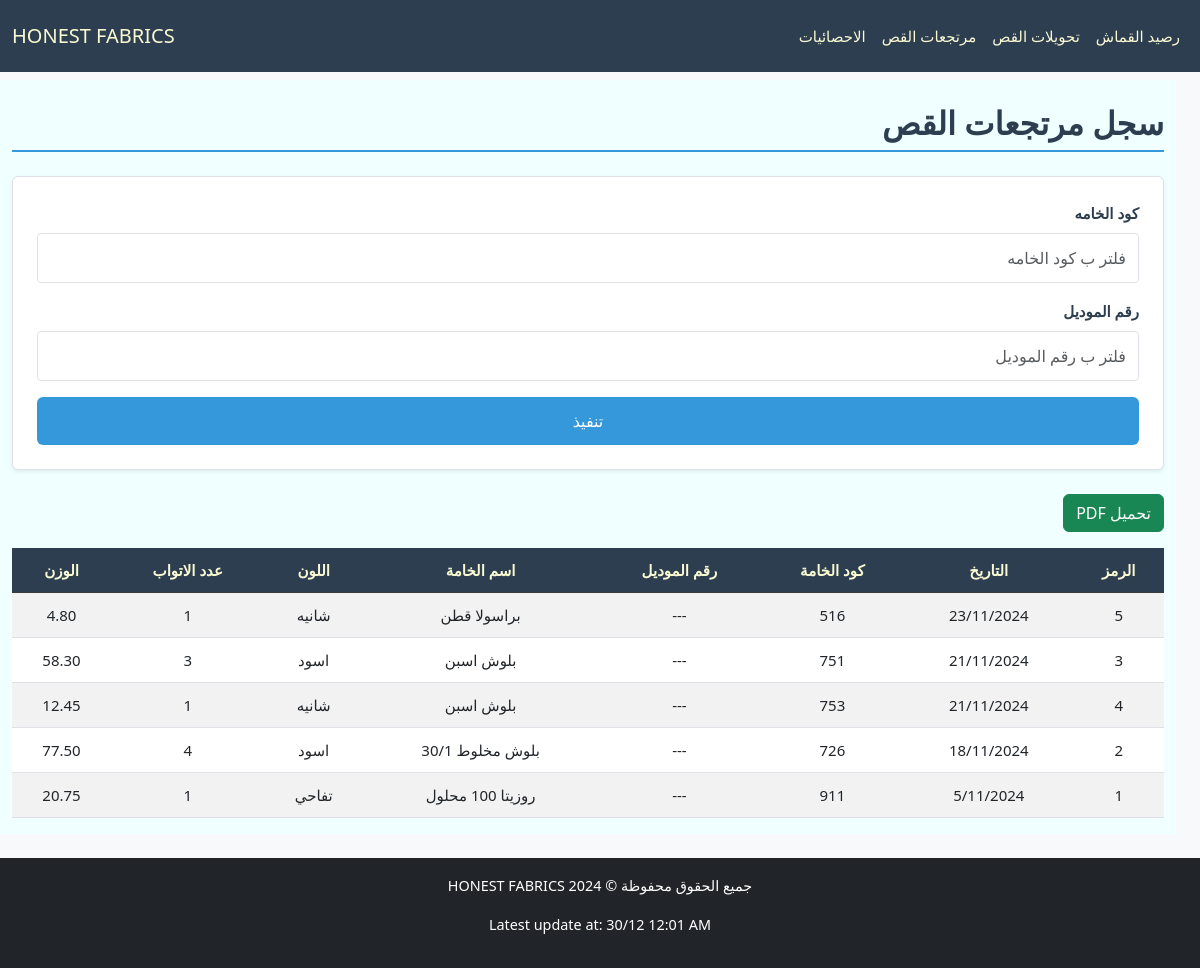
The app's page /ReturnTransfer/, older data.
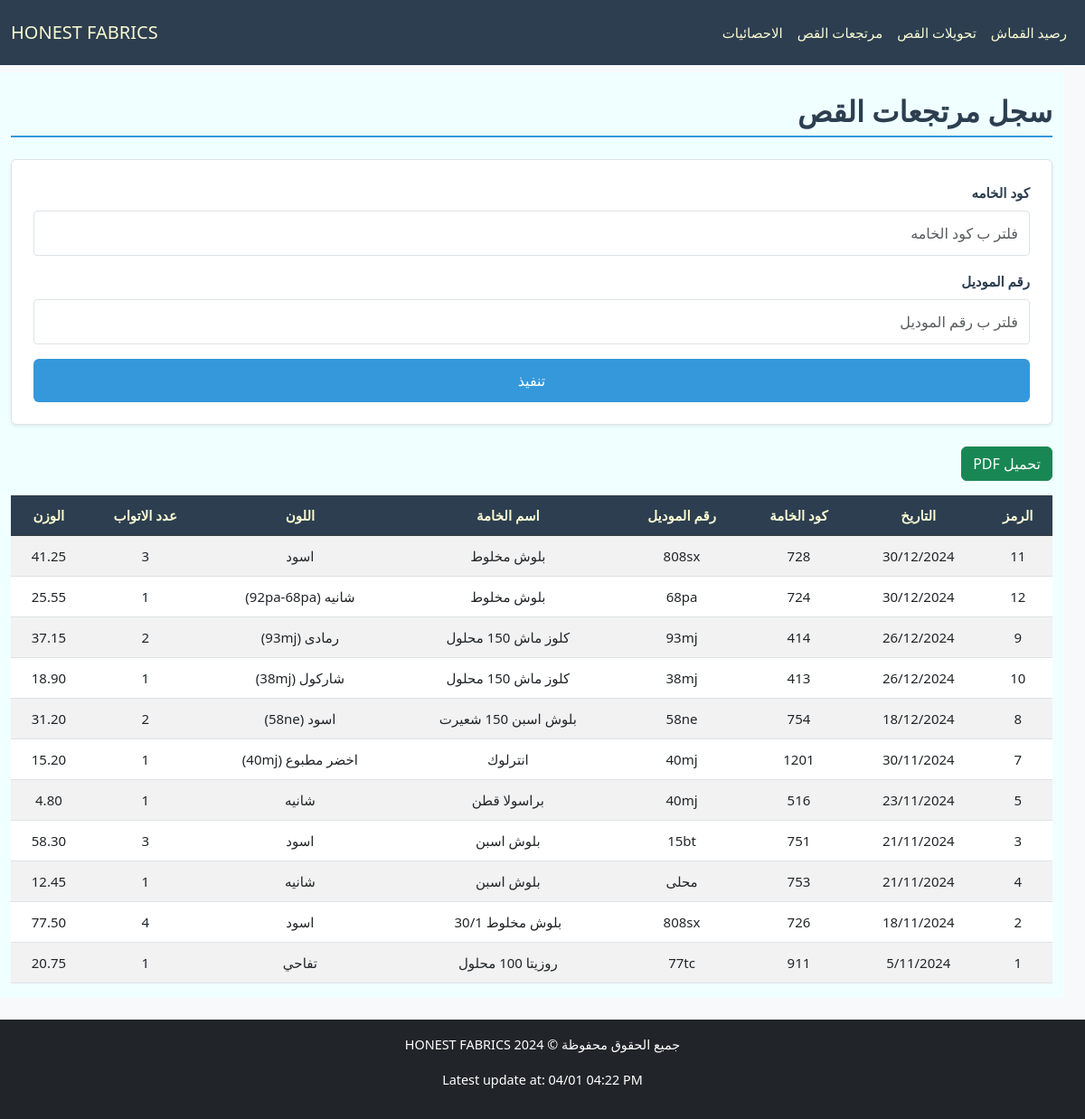
The same page, newer data.
### cloth/models.py (models this page shows, shortened)
class Base(models.Model):
    id = models.IntegerField(primary_key=True, verbose_name="الرمز")
    fabric_code = models.CharField(max_length=100, verbose_name="كود الخامه", db_index=True, null=True, blank=True)
    fabric_name = models.CharField(max_length=200, verbose_name="اسم الخامه", null=True, blank=True)
    color = models.CharField(max_length=100, verbose_name="اللون", null=True, blank=True)
    roll = models.PositiveIntegerField(verbose_name="عدد الاتواب", null=True, blank=True)
    weight = models.DecimalField(max_digits=10, decimal_places=2, verbose_name="الوزن", null=True, blank=True)
    date = models.CharField(max_length=100,verbose_name="التاريخ", null=True, blank=True)
    class Meta:
        abstract = True

class ReturnTransfer(Base):
    model_number = models.CharField(max_length=100, verbose_name="رقم الموديل", null=True, blank=True)

### cloth/views.py (the view)
# urls.py: path('ReturnTransfer/', ReturnTransferView.as_view(), name='return_transfer_view'),
class ReturnTransferView(FilterableListView):
    template_name = "cloth/return.html"
    model = ReturnTransfer
    filter_fields = ['fabric_code', 'model_number']
    columns = ["الرمز","التاريخ","كود الخامة","رقم الموديل","اسم الخامة","اللون","عدد الاتواب","الوزن"]

### cloth/views.py (called while the page is built)
    def parse_date(self, date_str):
        try:
            normalized_date = date_str.replace("\\", "/")
            return datetime.strptime(normalized_date, "%d/%m/%Y")
        except (ValueError, AttributeError):
            return datetime.min

    def get_queryset(self):
        queryset = super().get_queryset()
        filters = Q()
        ordering = self.request.GET.get('order', 'desc')
        for field in self.filter_fields:
            filter_value = self.request.GET.get(field)
            if filter_value:
                filters &= Q(**{f"{field}__icontains": filter_value})
        filtered_queryset = queryset.filter(filters)
        models = list(filtered_queryset)
        models.sort(
            key=lambda x: self.parse_date(x.date) if x.date else datetime.min,
            reverse=(ordering == 'desc')
        )
        return models

### cloth/templates/cloth/return.html (shortened to what this page needs)
{% extends "cloth/layout.html" %}
{% block body %}
    <h2 class="section-title pt-4">سجل مرتجعات القص</h2>
    <form method="get" class="filter-form mb-4 p-4 rounded shadow-sm">
        {% for filter_field in filter_fields %}
        <div class="form-group mb-3">
            <label for="filter_{{ forloop.counter }}" class="form-label">{{ filter_field.verbose_name }}</label>
            <input type="text" id="filter_{{ forloop.counter }}" name="{{ filter_field.field_name }}"
                   placeholder="فلتر ب {{ filter_field.verbose_name }}"
                   class="form-control"
                   value="{{ filter_field.value }}">
        </div>
        {% endfor %}
        <button type="submit" class="btn btn-primary w-100">تنفيذ</button>
    </form>
    <button onclick="generatePDF()" class="btn btn-success mb-3">تحميل PDF</button>
    <div style="overflow-y: auto; max-height: 70vh; position: relative;" class="table-responsive mb-4">
        <table id="data-table"  class="table table-striped">
            <thead class="table-dark">
                <tr>
                    <th style="position: sticky; top: 0;" >الرمز</th>
                    <th style="position: sticky; top: 0;" >التاريخ</th>
                    <th style="position: sticky; top: 0;" >كود الخامة</th>
                    <th style="position: sticky; top: 0;" >رقم الموديل</th>
                    <th style="position: sticky; top: 0;" >اسم الخامة</th>
                    <th style="position: sticky; top: 0;" >اللون</th>
                    <th style="position: sticky; top: 0;" >عدد الاتواب</th>
                    <th style="position: sticky; top: 0;" >الوزن</th>
                </tr>
            </thead>
            <tbody>
                {% for model in models %}
                <tr>
                    <td>{{ model.id }}</td>
                    <td>{{ model.date }}</td>
                    <td>{{ model.fabric_code }}</td>
                    <td>{{ model.model_number }}</td>
                    <td>{{ model.fabric_name }}</td>
                    <td>{{ model.color }}</td>
                    <td>{{ model.roll }}</td>
                    <td>{{ model.weight }}</td>
                </tr>
                {% endfor %}
            </tbody>
        </table>
    </div>
{% endblock body %}

Row changes from the older to the newer data that the page shows:
added ReturnTransfer: id "11", date "30/12/2024", fabric_code "728", model_number "808sx", fabric_name "بلوش مخلوط", color "اسود", roll "3", weight "41.25"
added ReturnTransfer: id "12", date "30/12/2024", fabric_code "724", model_number "68pa", fabric_name "بلوش مخلوط", color "شانيه (92pa-68pa)", roll "1", weight "25.55"
added ReturnTransfer: id "9", date "26/12/2024", fabric_code "414", model_number "93mj", fabric_name "كلوز ماش 150 محلول", color "رمادى (93mj)", roll "2", weight "37.15"
added ReturnTransfer: id "10", date "26/12/2024", fabric_code "413", model_number "38mj", fabric_name "كلوز ماش 150 محلول", color "شاركول (38mj)", roll "1", weight "18.90"
added ReturnTransfer: id "8", date "18/12/2024", fabric_code "754", model_number "58ne", fabric_name "بلوش اسبن 150 شعيرت", color "اسود (58ne)", roll "2", weight "31.20"
added ReturnTransfer: id "7", date "30/11/2024", fabric_code "1201", model_number "40mj", fabric_name "انترلوك", color "اخضر مطبوع (40mj)", roll "1", weight "15.20"
changed ReturnTransfer "براسولا قطن": model_number "---" → "40mj"
changed ReturnTransfer id 3: model_number "---" → "15bt"
changed ReturnTransfer id 4: model_number "---" → "محلى"
changed ReturnTransfer "بلوش مخلوط 30/1": model_number "---" → "808sx"
changed ReturnTransfer "روزيتا 100 محلول": model_number "---" → "77tc"
Text that changed along with them:
{{ update }}: "30/12 12:01 AM" → "04/01 04:22 PM"
